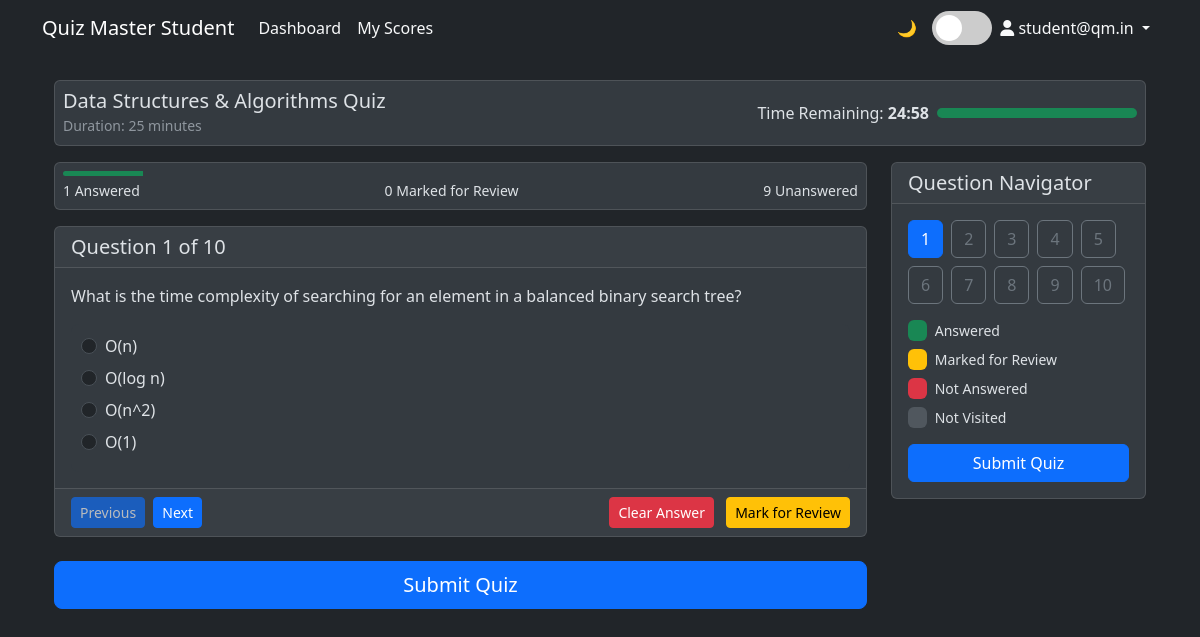
The page /user/quiz/1 (signed in) on the database its author committed.
### models.py (models this page shows)
class User(UserMixin, db.Model):
    __tablename__ = 'user'
    id = db.Column(db.Integer, primary_key=True)
    email = db.Column(db.String(120), unique=True, nullable=False)
    password = db.Column(db.String(256), nullable=False)
    full_name = db.Column(db.String(100), nullable=False)
    qualification = db.Column(db.String(100), nullable=False)
    dob = db.Column(db.Date, nullable=False)
    created_at = db.Column(db.DateTime, default=get_ist_time)
    scores = db.relationship('Score', backref='user', lazy=True)

class Chapter(db.Model):
    __tablename__ = 'chapter'
    id = db.Column(db.Integer, primary_key=True)
    subject_id = db.Column(db.Integer, db.ForeignKey('subject.id'), nullable=False)
    name = db.Column(db.String(100), nullable=False)
    description = db.Column(db.Text)
    quizzes = db.relationship('Quiz', backref='chapter', lazy=True)
    __table_args__ = (db.UniqueConstraint('name'),)

class Quiz(db.Model):
    __tablename__ = 'quiz'
    id = db.Column(db.Integer, primary_key=True)
    chapter_id = db.Column(db.Integer, db.ForeignKey('chapter.id'), nullable=False)
    date_of_quiz = db.Column(db.DateTime, nullable=False)
    time_duration = db.Column(db.Integer, nullable=False)  # in minutes
    remarks = db.Column(db.Text)
    questions = db.relationship('Question', backref='quiz', lazy=True)
    scores = db.relationship('Score', backref='quiz', lazy=True)

class Question(db.Model):
    __tablename__ = 'question'
    id = db.Column(db.Integer, primary_key=True)
    quiz_id = db.Column(db.Integer, db.ForeignKey('quiz.id'), nullable=False)
    question_statement = db.Column(db.Text, nullable=False)
    question_image = db.Column(db.String(255))  # Path to the image file
    option_1 = db.Column(db.Text, nullable=False)
    option_2 = db.Column(db.Text, nullable=False)
    option_3 = db.Column(db.Text, nullable=False)
    option_4 = db.Column(db.Text, nullable=False)
    correct_option = db.Column(db.Integer, nullable=False)

### routes.py (the view)
@app.route('/user/quiz/<int:quiz_id>')
@login_required
def take_quiz(quiz_id):
    if isinstance(current_user, Admin):
        return redirect(url_for('admin_dashboard'))
    quiz = Quiz.query.get_or_404(quiz_id)
    questions = Question.query.filter_by(quiz_id=quiz_id).all()
    from quiz_handler import QuizHandler
    if not QuizHandler.check_if_quiz_in_progress(quiz_id):
        QuizHandler.initialize_quiz(quiz, current_user)
    time_info = QuizHandler.get_remaining_time()
    quiz_summary = QuizHandler.get_quiz_summary()
    quiz_data = QuizHandler.get_quiz_data() or {'answers': {}, 'question_status': {}}
    current_question_num = quiz_data.get('current_question', 1)
    return render_template('user/quiz.html',
                          quiz=quiz,
                          questions=questions,
                          quiz_data=quiz_data,
                          time_info=time_info,
                          current_question_num=current_question_num,
                          quiz_summary=quiz_summary)

### quiz_handler.py (called while the page is built, shortened)
    @staticmethod
    def check_if_quiz_in_progress(quiz_id=None):
        if 'quiz_data' not in session:
            return False

    @staticmethod
    def get_quiz_data():
        return session.get('quiz_data')

### routes.py (called while the page is built)
@login_manager.user_loader
@login_manager.user_loader
def load_user(user_id):
    try:
        user_type = session.get('user_type')
        if user_type == 'admin':
            return Admin.query.get(int(user_id))
        else:
            return User.query.get(int(user_id))
    except Exception as e:
        logging.error(f"Error in load_user: {str(e)}")
        return None

### templates/user/quiz.html (shortened to what this page needs)
{% extends "user/base_user.html" %}
{% block content %}
<div class="container-fluid">
    <div id="timer-container" class="card mb-3 sticky-top" style="top: 0; z-index: 1000;">
        <div class="card-body p-2">
            <div class="row align-items-center">
                <div class="col-md-6">
                    <h5 class="mb-0">{{ quiz.chapter.name }} Quiz</h5>
                    <small class="text-muted">Duration: {{ quiz.time_duration }} minutes</small>
                </div>
                <div class="col-md-6">
                    <div class="d-flex justify-content-end align-items-center">
                        <div class="me-2">Time Remaining:
                            <span id="timer" class="fw-bold">{{ time_info.minutes }}:{{ '%02d' % time_info.seconds }}</span>
                        </div>
                        <div class="progress flex-grow-1" style="height: 10px; max-width: 200px;">
                            <div id="timer-progress" class="progress-bar
                                {{ 'bg-danger' if time_info.percentage < 25 else 'bg-warning' if time_info.percentage < 50 else 'bg-success' }}"
                                 style="width: {{ time_info.percentage }}%"></div>
                        </div>
                    </div>
                </div>
            </div>
        </div>
    </div>
    <div class="row">
        <div class="col-lg-9 order-lg-1 order-2">
            <div class="card mb-3">
                <div class="card-body p-2">
                    <div class="progress" style="height: 5px;">
                        <div id="quiz-progress" class="progress-bar bg-success" style="width: {{ quiz_summary.progress_percentage }}%"></div>
                    </div>
                    <div class="d-flex justify-content-between mt-1">
                        <small><span id="answered-count">{{ quiz_summary.answered }}</span> Answered</small>
                        <small><span id="review-count">{{ quiz_summary.marked_for_review }}</span> Marked for Review</small>
                        <small><span id="unanswered-count">{{ quiz_summary.not_answered + quiz_summary.not_visited }}</span> Unanswered</small>
                    </div>
                </div>
            </div>
            {% for question in questions %}
            <div id="question-{{ loop.index }}" class="question-card card mb-3"
                 style="{{ 'display: block;' if loop.index == current_question_num else 'display: none;' }}">
                <div class="card-header d-flex justify-content-between align-items-center">
                    <h5 class="mb-0">Question {{ loop.index }} of {{ questions|length }}</h5>
                </div>
                <div class="card-body">
                    <div class="question-text mb-3">
                        <p>{{ question.question_statement }}</p>
                    </div>
                    <div class="options">
                        <div class="form-check mb-2">
                            <input type="radio" class="form-check-input answer-option" name="answer_{{ question.id }}"
                                id="option_{{ question.id }}_1" value="1" data-question-id="{{ question.id }}"
                                {% if quiz_data.answers.get(question.id|string) == 1 %}checked{% endif %}>
                            <label class="form-check-label option-label" for="option_{{ question.id }}_1">
                                {{ question.option_1 }}
                            </label>
                        </div>
                        <div class="form-check mb-2">
                            <input type="radio" class="form-check-input answer-option" name="answer_{{ question.id }}"
                                id="option_{{ question.id }}_2" value="2" data-question-id="{{ question.id }}"
                                {% if quiz_data.answers.get(question.id|string) == 2 %}checked{% endif %}>
                            <label class="form-check-label option-label" for="option_{{ question.id }}_2">
                                {{ question.option_2 }}
                            </label>
                        </div>
                        <div class="form-check mb-2">
                            <input type="radio" class="form-check-input answer-option" name="answer_{{ question.id }}"
                                id="option_{{ question.id }}_3" value="3" data-question-id="{{ question.id }}"
                                {% if quiz_data.answers.get(question.id|string) == 3 %}checked{% endif %}>
                            <label class="form-check-label option-label" for="option_{{ question.id }}_3">
                                {{ question.option_3 }}
                            </label>
                        </div>
                        <div class="form-check mb-2">
                            <input type="radio" class="form-check-input answer-option" name="answer_{{ question.id }}"
                                id="option_{{ question.id }}_4" value="4" data-question-id="{{ question.id }}"
                                {% if quiz_data.answers.get(question.id|string) == 4 %}checked{% endif %}>
                            <label class="form-check-label option-label" for="option_{{ question.id }}_4">
                                {{ question.option_4 }}
                            </label>
                        </div>
                    </div>
                </div>
                <div class="card-footer d-flex justify-content-between">
                    <div>
                        <button type="button" class="btn btn-sm btn-primary me-1 prev-btn navigate-btn"
                                data-question="{{ loop.index - 1 }}" {% if loop.index == 1 %}disabled{% endif %}>Previous</button>
                        <button type="button" class="btn btn-sm btn-primary next-btn navigate-btn"
                                data-question="{{ loop.index + 1 }}" {% if loop.index == questions|length %}disabled{% endif %}>Next</button>
                    </div>
                    <div>
                        <button type="button" class="btn btn-sm btn-danger me-2 clear-btn"
                                data-question-id="{{ question.id }}">Clear Answer</button>
                        <button type="button" class="btn btn-sm btn-warning mark-review-btn"
                                data-question="{{ loop.index }}">Mark for Review</button>
                    </div>
                </div>
            </div>
            {% endfor %}
            <div class="d-grid mt-4 mb-5">
                <button type="button" id="submit-quiz-btn" class="btn btn-lg btn-primary">
                    Submit Quiz
                </button>
            </div>
        </div>
        <div class="col-lg-3 order-lg-2 order-1 mb-3" id="question-navigator-container">
            <div class="card sticky-top" style="top: 80px; z-index: 100;">
                <div class="card-header">
                    <h5 class="mb-0">Question Navigator</h5>
                </div>
                <div class="card-body">
                    <div class="question-navigator d-flex flex-wrap gap-2">
                        {% for i in range(1, questions|length + 1) %}
                        <button type="button" class="btn
                            {% if i == current_question_num %}
                                btn-primary
                            {% elif quiz_data.question_status[i|string] == 'Answered' %}
                                btn-success
                            {% elif quiz_data.question_status[i|string] == 'Marked for Review' %}
                                btn-warning
                            {% elif quiz_data.question_status[i|string] == 'Not Answered' %}
                                btn-danger
                            {% else %}
                                btn-outline-secondary
                            {% endif %}
                            question-btn navigate-btn" data-question="{{ i }}">{{ i }}</button>
                        {% endfor %}
                    </div>
                    <div class="mt-3">
                        <div class="d-flex align-items-center mb-2">
                            <span class="badge bg-success me-2">&nbsp;</span>
                            <small>Answered</small>
                        </div>
                        <div class="d-flex align-items-center mb-2">
                            <span class="badge bg-warning me-2">&nbsp;</span>
                            <small>Marked for Review</small>
                        </div>
                        <div class="d-flex align-items-center mb-2">
                            <span class="badge bg-danger me-2">&nbsp;</span>
                            <small>Not Answered</small>
                        </div>
                        <div class="d-flex align-items-center">
                            <span class="badge bg-secondary me-2" style="opacity: 0.5;">&nbsp;</span>
                            <small>Not Visited</small>
                        </div>
                    </div>
                    <div class="d-grid mt-3">
                        <button type="button" id="submit-quiz-sidebar-btn" class="btn btn-primary w-100">
                            Submit Quiz
                        </button>
                    </div>
                </div>
            </div>
        </div>
    </div>
</div>
{% endblock %}

### templates/user/base_user.html (shortened to what this page needs)
<!DOCTYPE html>
<html lang="en" data-bs-theme="dark" id="html-element">
<head>
    <link rel="stylesheet" href="https://cdn.jsdelivr.net/npm/bootstrap@5.3.0/dist/css/bootstrap.min.css">
    <link rel="stylesheet" href="https://cdnjs.cloudflare.com/ajax/libs/font-awesome/6.4.2/css/all.min.css">
    <link href="{{ url_for('static', filename='css/quiz.css') }}" rel="stylesheet">
</head>
<body>
    <nav class="navbar navbar-expand-lg" id="main-navbar">
        <div class="container">
            <a class="navbar-brand" href="{{ url_for('user_dashboard') }}">Quiz Master Student</a>
            <div class="collapse navbar-collapse" id="navbarNav">
                <ul class="navbar-nav">
                    <li class="nav-item">
                        <a class="nav-link" href="{{ url_for('user_dashboard') }}">Dashboard</a>
                    </li>
                    <li class="nav-item">
                        <a class="nav-link" href="#">My Scores</a>
                    </li>
                </ul>
                <ul class="navbar-nav ms-auto">
                    <li class="nav-item d-flex align-items-center">
                        <span class="theme-icon" id="theme-icon">🌙</span>
                        <label class="theme-switch">
                            <span class="slider"></span>
                        </label>
                    </li>
                    <li class="nav-item dropdown">
                        <a class="nav-link dropdown-toggle" href="#" id="userDropdown" role="button" data-bs-toggle="dropdown" aria-expanded="false">
                            <i class="fas fa-user"></i> {{ current_user.full_name }}
                        </a>
                    </li>
                </ul>
            </div>
        </div>
    </nav>
    <div class="container mt-4">
        {% block content %}{% endblock %}
    </div>
</body>
</html>

### static/css/quiz.css (style rules this page uses)
.form-check-label { color: var(--bs-body-color); }
.options { padding: 10px; border-radius: 8px; background-color: rgba(var(--bs-tertiary-bg-rgb), 0.5); }

### templates/user/base_user.html (style rules this page uses)
:root { --bs-primary-rgb: 13, 110, 253; --bs-secondary-rgb: 108, 117, 125; --bs-success-rgb: 25, 135, 84; --bs-info-rgb: 13, 202, 240; --bs-warning-rgb: 255, 193, 7; --bs-danger-rgb: 220, 53, 69; --bs-light-rgb: 248, 249, 250; --bs-dark-rgb: 33, 37, 41; }
[data-bs-theme="dark"] { --bs-body-color: #dee2e6; --bs-body-bg: #212529; --bs-tertiary-bg-rgb: 52, 58, 64; }
[data-bs-theme="dark"] .card { --bs-card-border-color: rgba(255, 255, 255, 0.125); }
:root { --light-text: #212529; --dark-text: #f8f9fa; --light-bg: #ffffff; --dark-bg: #212529; --light-card-bg: #f8f9fa; --dark-card-bg: #343a40; }
[data-bs-theme="dark"] { --text-color: var(--dark-text); --bg-color: var(--dark-bg); --card-bg: var(--dark-card-bg); }
body { color: var(--text-color); background-color: var(--bg-color); transition: all 0.3s ease; }
.card { background-color: var(--card-bg); }
.text-auto-contrast { color: var(--text-color) !important; }
.theme-switch { position: relative; display: inline-block; width: 60px; height: 34px; margin-left: 10px; }
.slider { position: absolute; cursor: pointer; top: 0; left: 0; right: 0; bottom: 0; background-color: #ccc; transition: .4s; border-radius: 34px; }
.slider:before { position: absolute; content: ""; height: 26px; width: 26px; left: 4px; bottom: 4px; background-color: white; transition: .4s; border-radius: 50%; }
.theme-icon { margin-right: 5px; }

### rows shown on the page
User: full_name "student@qm.in"
Chapter: chapter.name "Data Structures & Algorithms"
Quiz: time_duration "25"
Question: questions "10", question_statement "What is the time complexity of searching for an element in a balanced binary search tree?", id "☐ O(n)", option_1 "O(n)", id "☐ O(log n)", option_2 "O(log n)", id "☐ O(n^2)", option_3 "O(n^2)", id "☐ O(1)", option_4 "O(1)"

### other values the page prints
{{ quiz_summary.answered }} "1"
{{ quiz_summary.marked_for_review }} "0"
{{ quiz_summary.not_answered + quiz_summary.not_visited }} "9"
{{ i }} "1" "2" "3" "4" "5" "6" "7" "8" "9" "10"
